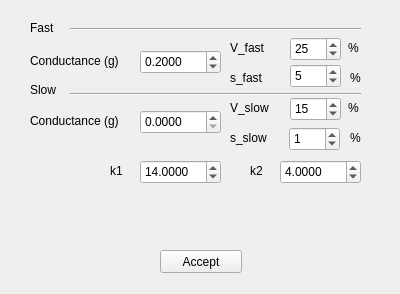
<?xml version="1.0" encoding="UTF-8"?>
<ui version="4.0">
 <class>SM_GUI_Golowasch_et_at_1999</class>
 <widget class="QWidget" name="SM_GUI_Golowasch_et_at_1999">
  <property name="windowModality">
   <enum>Qt::ApplicationModal</enum>
  </property>
  <property name="geometry">
   <rect>
    <x>0</x>
    <y>0</y>
    <width>400</width>
    <height>294</height>
   </rect>
  </property>
  <property name="windowTitle">
   <string>Golowash et al. 1999 synapse parameters</string>
  </property>
  <widget class="QLabel" name="label_101">
   <property name="geometry">
    <rect>
     <x>230</x>
     <y>70</y>
     <width>61</width>
     <height>15</height>
    </rect>
   </property>
   <property name="text">
    <string>s_fast</string>
   </property>
  </widget>
  <widget class="QDoubleSpinBox" name="double_gSlow">
   <property name="geometry">
    <rect>
     <x>140</x>
     <y>110</y>
     <width>81</width>
     <height>24</height>
    </rect>
   </property>
   <property name="decimals">
    <number>4</number>
   </property>
   <property name="singleStep">
    <double>0.100000000000000</double>
   </property>
   <property name="value">
    <double>0.000000000000000</double>
   </property>
  </widget>
  <widget class="QLabel" name="label_29">
   <property name="geometry">
    <rect>
     <x>30</x>
     <y>20</y>
     <width>61</width>
     <height>15</height>
    </rect>
   </property>
   <property name="text">
    <string>Fast</string>
   </property>
  </widget>
  <widget class="QLabel" name="label_77">
   <property name="geometry">
    <rect>
     <x>30</x>
     <y>113</y>
     <width>131</width>
     <height>16</height>
    </rect>
   </property>
   <property name="text">
    <string>Conductance (g)</string>
   </property>
  </widget>
  <widget class="QLabel" name="label_85">
   <property name="geometry">
    <rect>
     <x>348</x>
     <y>40</y>
     <width>16</width>
     <height>16</height>
    </rect>
   </property>
   <property name="text">
    <string>%</string>
   </property>
  </widget>
  <widget class="QSpinBox" name="double_vthFast">
   <property name="geometry">
    <rect>
     <x>290</x>
     <y>37</y>
     <width>51</width>
     <height>24</height>
    </rect>
   </property>
   <property name="maximum">
    <number>100</number>
   </property>
   <property name="value">
    <number>25</number>
   </property>
  </widget>
  <widget class="QSpinBox" name="double_vthSlow">
   <property name="geometry">
    <rect>
     <x>290</x>
     <y>97</y>
     <width>51</width>
     <height>24</height>
    </rect>
   </property>
   <property name="maximum">
    <number>100</number>
   </property>
   <property name="value">
    <number>15</number>
   </property>
  </widget>
  <widget class="QDoubleSpinBox" name="double_k1">
   <property name="geometry">
    <rect>
     <x>140</x>
     <y>160</y>
     <width>81</width>
     <height>24</height>
    </rect>
   </property>
   <property name="decimals">
    <number>4</number>
   </property>
   <property name="singleStep">
    <double>0.001000000000000</double>
   </property>
   <property name="value">
    <double>14.000000000000000</double>
   </property>
  </widget>
  <widget class="QLabel" name="label_76">
   <property name="geometry">
    <rect>
     <x>30</x>
     <y>53</y>
     <width>131</width>
     <height>16</height>
    </rect>
   </property>
   <property name="text">
    <string>Conductance (g)</string>
   </property>
  </widget>
  <widget class="QLabel" name="label_30">
   <property name="geometry">
    <rect>
     <x>30</x>
     <y>82</y>
     <width>61</width>
     <height>15</height>
    </rect>
   </property>
   <property name="text">
    <string>Slow</string>
   </property>
  </widget>
  <widget class="QLabel" name="label_106">
   <property name="geometry">
    <rect>
     <x>350</x>
     <y>130</y>
     <width>16</width>
     <height>16</height>
    </rect>
   </property>
   <property name="text">
    <string>%</string>
   </property>
  </widget>
  <widget class="QLabel" name="label_103">
   <property name="geometry">
    <rect>
     <x>230</x>
     <y>130</y>
     <width>61</width>
     <height>15</height>
    </rect>
   </property>
   <property name="text">
    <string>s_slow</string>
   </property>
  </widget>
  <widget class="QDoubleSpinBox" name="double_gFast">
   <property name="geometry">
    <rect>
     <x>140</x>
     <y>50</y>
     <width>81</width>
     <height>24</height>
    </rect>
   </property>
   <property name="decimals">
    <number>4</number>
   </property>
   <property name="singleStep">
    <double>0.100000000000000</double>
   </property>
   <property name="value">
    <double>0.200000000000000</double>
   </property>
  </widget>
  <widget class="QLabel" name="label_96">
   <property name="geometry">
    <rect>
     <x>250</x>
     <y>163</y>
     <width>21</width>
     <height>16</height>
    </rect>
   </property>
   <property name="text">
    <string>k2</string>
   </property>
  </widget>
  <widget class="QDoubleSpinBox" name="double_k2">
   <property name="geometry">
    <rect>
     <x>280</x>
     <y>160</y>
     <width>81</width>
     <height>24</height>
    </rect>
   </property>
   <property name="decimals">
    <number>4</number>
   </property>
   <property name="singleStep">
    <double>0.001000000000000</double>
   </property>
   <property name="value">
    <double>4.000000000000000</double>
   </property>
  </widget>
  <widget class="QLabel" name="label_95">
   <property name="geometry">
    <rect>
     <x>110</x>
     <y>163</y>
     <width>21</width>
     <height>16</height>
    </rect>
   </property>
   <property name="text">
    <string>k1</string>
   </property>
  </widget>
  <widget class="QSpinBox" name="double_sFast">
   <property name="geometry">
    <rect>
     <x>290</x>
     <y>64</y>
     <width>51</width>
     <height>24</height>
    </rect>
   </property>
   <property name="maximum">
    <number>100</number>
   </property>
   <property name="value">
    <number>5</number>
   </property>
  </widget>
  <widget class="QLabel" name="label_87">
   <property name="geometry">
    <rect>
     <x>348</x>
     <y>100</y>
     <width>16</width>
     <height>16</height>
    </rect>
   </property>
   <property name="text">
    <string>%</string>
   </property>
  </widget>
  <widget class="Line" name="line_3">
   <property name="geometry">
    <rect>
     <x>70</x>
     <y>84</y>
     <width>291</width>
     <height>20</height>
    </rect>
   </property>
   <property name="orientation">
    <enum>Qt::Horizontal</enum>
   </property>
  </widget>
  <widget class="Line" name="line">
   <property name="geometry">
    <rect>
     <x>70</x>
     <y>19</y>
     <width>291</width>
     <height>20</height>
    </rect>
   </property>
   <property name="orientation">
    <enum>Qt::Horizontal</enum>
   </property>
  </widget>
  <widget class="QLabel" name="label_78">
   <property name="geometry">
    <rect>
     <x>230</x>
     <y>100</y>
     <width>51</width>
     <height>16</height>
    </rect>
   </property>
   <property name="text">
    <string>V_slow</string>
   </property>
  </widget>
  <widget class="QLabel" name="label_67">
   <property name="geometry">
    <rect>
     <x>230</x>
     <y>40</y>
     <width>51</width>
     <height>16</height>
    </rect>
   </property>
   <property name="text">
    <string>V_fast</string>
   </property>
  </widget>
  <widget class="QSpinBox" name="double_sSlow">
   <property name="geometry">
    <rect>
     <x>289</x>
     <y>127</y>
     <width>51</width>
     <height>24</height>
    </rect>
   </property>
   <property name="maximum">
    <number>100</number>
   </property>
   <property name="value">
    <number>1</number>
   </property>
  </widget>
  <widget class="QLabel" name="label_105">
   <property name="geometry">
    <rect>
     <x>350</x>
     <y>70</y>
     <width>16</width>
     <height>16</height>
    </rect>
   </property>
   <property name="text">
    <string>%</string>
   </property>
  </widget>
  <widget class="QPushButton" name="pushButton_accept">
   <property name="geometry">
    <rect>
     <x>160</x>
     <y>250</y>
     <width>82</width>
     <height>23</height>
    </rect>
   </property>
   <property name="text">
    <string>Accept</string>
   </property>
  </widget>
 </widget>
 <resources/>
 <connections/>
</ui>
